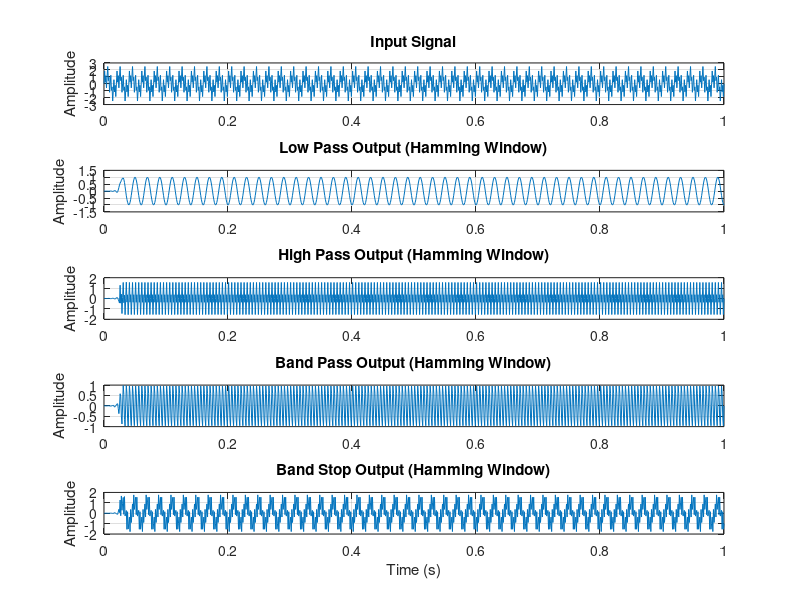
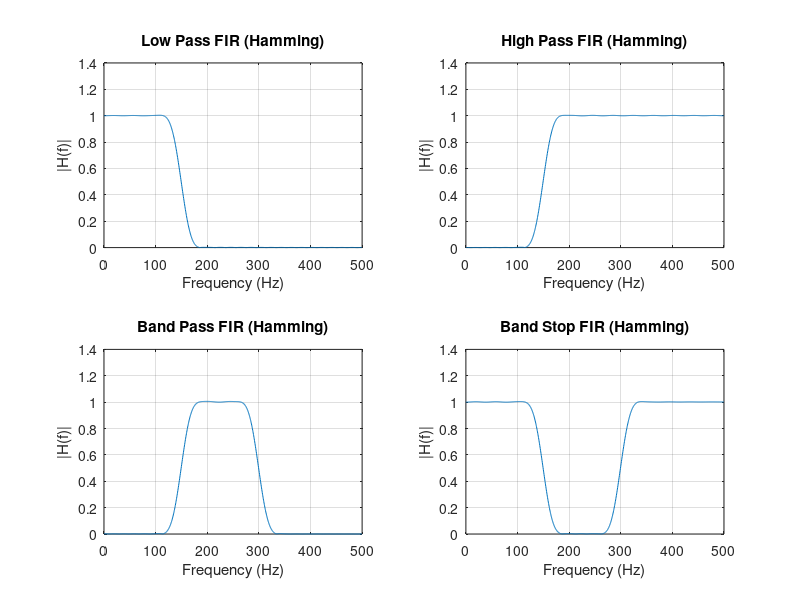

Reproduce these figures in MATLAB, in order.
%%%  FIR  %%%
clc;
clear all;
close all;

Fs = 1000;                 
t = 0:1/Fs:1;              
x = sin(2*pi*50*t) + sin(2*pi*200*t) + sin(2*pi*400*t);
N = 50;                    
Wc_low  = 0.3;
Wc_high = 0.3;
Wc_band = [0.3 0.6];
Wc_stop = [0.3 0.6];
window = hamming(N+1);
h_low  = fir1(N, Wc_low,  'low',      window);
h_high = fir1(N, Wc_high, 'high',     window);
h_band = fir1(N, Wc_band, 'bandpass', window);
h_stop = fir1(N, Wc_stop, 'stop',     window);
y_low  = filter(h_low,  1, x);
y_high = filter(h_high, 1, x);
y_band = filter(h_band, 1, x);
y_stop = filter(h_stop, 1, x);
[H_low,  f] = freqz(h_low,  1, 1024, Fs);
[H_high, f] = freqz(h_high, 1, 1024, Fs);
[H_band, f] = freqz(h_band, 1, 1024, Fs);
[H_stop, f] = freqz(h_stop, 1, 1024, Fs);
figure;
subplot(5,1,1);
plot(t, x); grid on;
title('Input Signal'); ylabel('Amplitude');
subplot(5,1,2);
plot(t, y_low); grid on;
title('Low Pass Output (Hamming Window)'); ylabel('Amplitude');
subplot(5,1,3);
plot(t, y_high); grid on;
title('High Pass Output (Hamming Window)'); ylabel('Amplitude');
subplot(5,1,4);
plot(t, y_band); grid on;
title('Band Pass Output (Hamming Window)'); ylabel('Amplitude');
subplot(5,1,5);
plot(t, y_stop); grid on;
title('Band Stop Output (Hamming Window)'); xlabel('Time (s)'); ylabel('Amplitude');
figure;
subplot(2,2,1);
plot(f, abs(H_low)); grid on;
title('Low Pass FIR (Hamming)');
xlabel('Frequency (Hz)'); ylabel('|H(f)|');
subplot(2,2,2);
plot(f, abs(H_high)); grid on;
title('High Pass FIR (Hamming)');
xlabel('Frequency (Hz)'); ylabel('|H(f)|');
subplot(2,2,3);
plot(f, abs(H_band)); grid on;
title('Band Pass FIR (Hamming)');
xlabel('Frequency (Hz)'); ylabel('|H(f)|');
subplot(2,2,4);
plot(f, abs(H_stop)); grid on;
title('Band Stop FIR (Hamming)');
xlabel('Frequency (Hz)'); ylabel('|H(f)|');